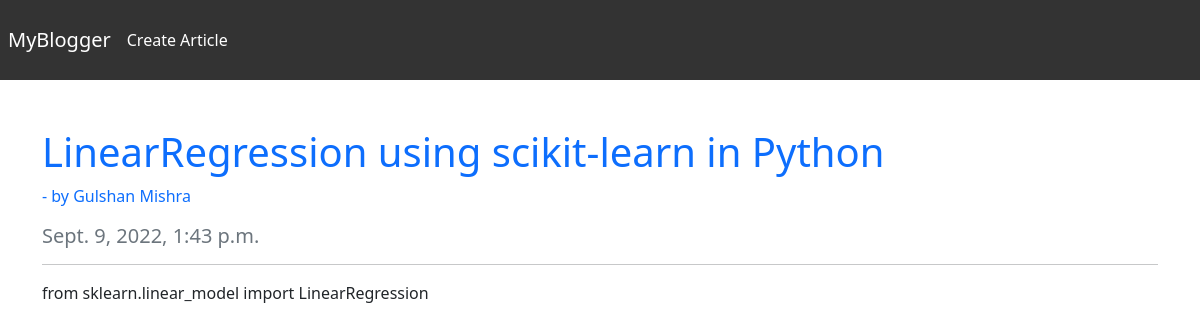
/articles/1, run on the app's committed database.
### main/models.py (models this page shows, shortened)
class Article(models.Model):
    title = models.CharField(max_length=256)
    content = models.TextField(null=True, blank=True)
    createdAt = models.DateTimeField(auto_now_add=True, null=True, blank=True)
    author = models.ForeignKey('Author', on_delete=models.CASCADE, blank=True, null=True)

class Author(models.Model):
    name = models.CharField(max_length=256)
    def __str__(self):
        return self.name

### main/views.py (the view)
# urls.py: path('articles/<int:pk>', views.article),
def article(request, pk):
    try:
        article = models.Article.objects.get(pk=pk)
    except:
        raise Http404()
    context = {
        "article": article
    }
    return render(request, 'main/article.html', context)

### templates/main/article.html
{% extends 'main/base.html' %}
{% block content %}
<div class="container" style="margin-top: 8rem">
    <h1 class="text-primary">{{ article.title }}</h1>
    <p class="text-muted">
        <a href="/author/{{article.author.id}}" class="link-primary" style="text-decoration: none">
            - by {{ article.author }}
        </a>
    </p>
    <h5 class="text-secondary">{{ article.createdAt }}</h5>
    <hr>
    <p class="mt-20">
        {{ article.content | safe }}
    </p>
</div>
{% endblock %}

### templates/main/base.html (style rules this page uses)
body { background-image: url("https://wallpapercave.com/wp/wp6751611.jpg"); background-size: cover; }

### data on the page
Article: title "LinearRegression using scikit-learn in Python", author "Gulshan Mishra", createdAt "Sept. 9, 2022, 1:43 p.m.", content "from sklearn.linear_model import LinearRegression"
